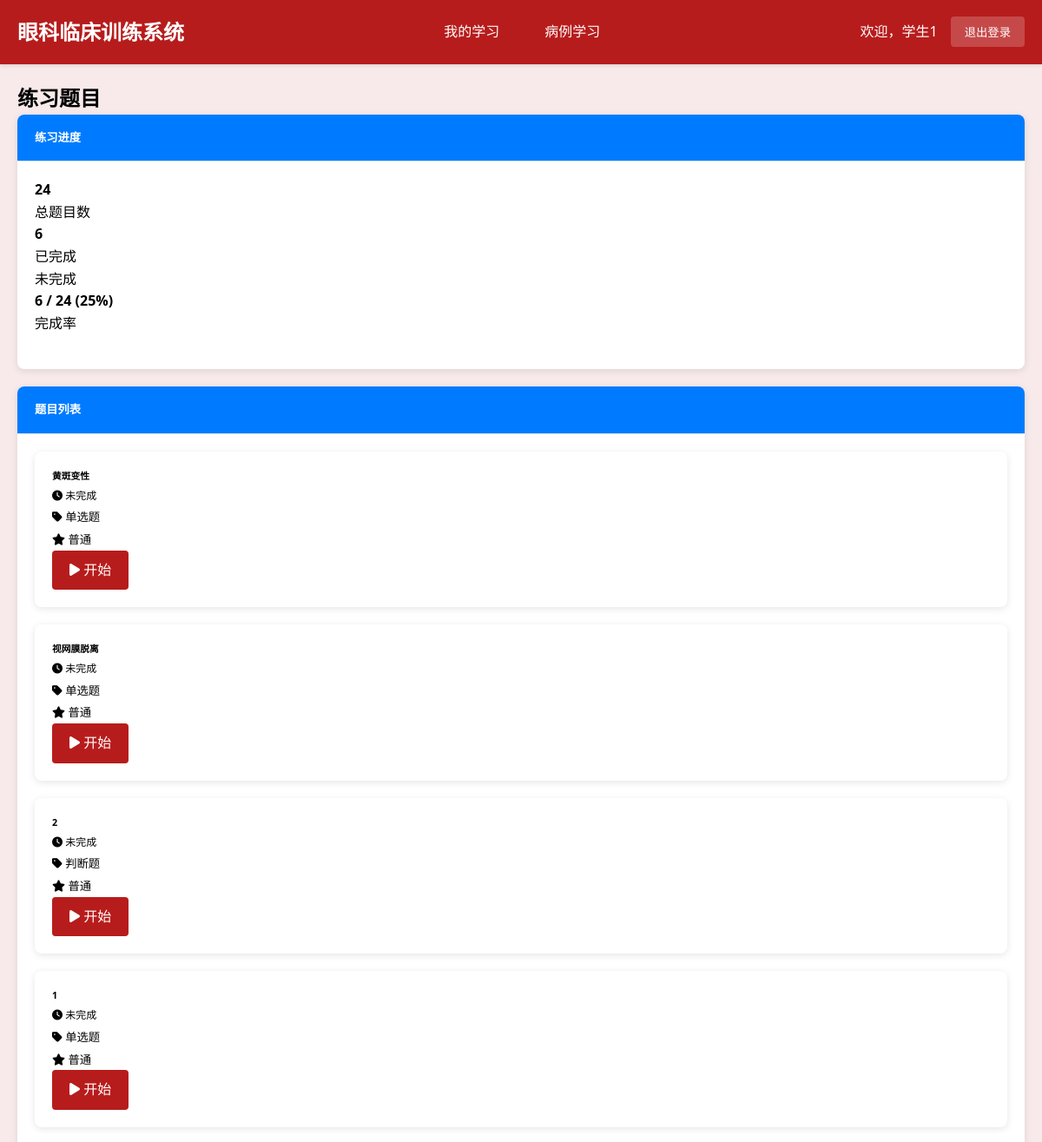
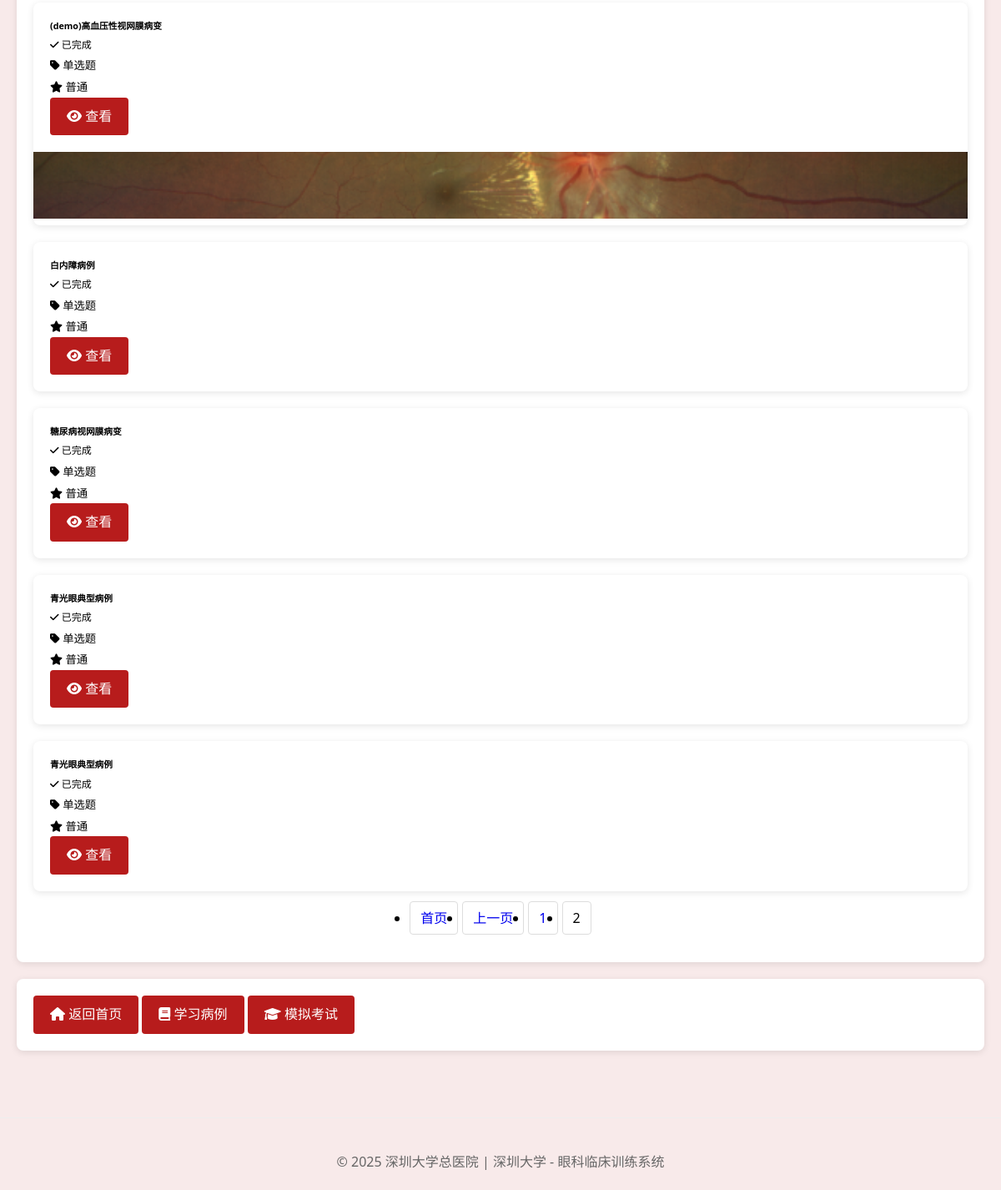
Page /student/exercises/?page=2 (signed in) on the committed database (2 pictures, top to bottom).
### cases/models.py (models this page shows, shortened)
class Exercise(models.Model):
    QUESTION_TYPES = [
        ('single', '单选题'),
        ('multiple', '多选题'),
        ('judge', '判断题'),
    ]
    case = models.ForeignKey(Case, on_delete=models.CASCADE, related_name='exercises',
                            verbose_name='关联病例', help_text='此题目关联的病例')  # foreignkey 对应 关联另一个模型
    question = models.TextField('题干', help_text='题目的问题内容')
    question_type = models.CharField('题目类型', max_length=20, choices=QUESTION_TYPES,
                                    default='single')
    options = models.TextField('选项', help_text='题目选项，JSON格式存储，如：["A选项", "B选项", "C选项", "D选项"]')
    correct_answer = models.CharField('正确答案', max_length=50,
                             help_text='正确答案，单选填A/B/C/D，多选填AB/AC等，判断题填T/F')
    explanation = models.TextField('答案解析', blank=True, help_text='题目答案的详细解析')
    difficulty = models.IntegerField('难度等级', default=1,
                                   validators=[MinValueValidator(1), MaxValueValidator(5)],
                                   help_text='1-5级，1最简单，5最难') # integerfield 对应 int类型
    created_at = models.DateTimeField('创建时间', auto_now_add=True)
    is_active = models.BooleanField('是否启用', default=True)
    class Meta:
        verbose_name = '练习题目'
        verbose_name_plural = '练习题目'
        ordering = ['case', 'created_at']

class Case(models.Model):
    title = models.CharField('病例名称', max_length=200, help_text='病例的标题或名称')    # charfield 对应 string的短文本
    description = models.TextField('病例描述', help_text='详细的病例描述和背景信息')    # textfield 对应 string的长文本
    symptoms = models.TextField('症状表现', help_text='患者的主要症状和表现')
    diagnosis = models.TextField('诊断结果', help_text='各项检查的详细结果', default='待补充')
    image = models.ImageField('病例图像', upload_to='case_images/', blank=True, null=True,
                             help_text='相关的检查图片或眼底照片')    # imagefield 对应 图片类型
    difficulty = models.CharField('难度等级', max_length=10,
                                 choices=[('easy', '简单'), ('medium', '中等'), ('hard', '困难')],
                                 default='medium', help_text='病例难度等级')
    case_type = models.CharField('病例类型', max_length=20,
                                choices=[('clinical', '临床病例'), ('surgery', '手术病例'), ('emergency', '急诊病例')],
                                default='clinical', help_text='病例类型分类')
    created_at = models.DateTimeField('创建时间', auto_now_add=True)    # datetimefield 对应 日期时间类型
    updated_at = models.DateTimeField('更新时间', auto_now=True)
    is_active = models.BooleanField('是否启用', default=True, help_text='是否在教学中使用此病例') # boolean 对应 bool类型
    class Meta:
        verbose_name = '眼科病例'
        verbose_name_plural = '眼科病例'
        ordering = ['-created_at']

### cases/views.py (the view)
# urls.py: path('student/exercises/', views.student_exercise_list, name='student_exercise_list'),
@login_required
@user_passes_test(is_student, login_url='login')
def student_exercise_list(request):
    exercises = Exercise.objects.filter(is_active=True).select_related('case').order_by('-created_at')
    user_answers = UserAnswer.objects.filter(user=request.user).values_list('exercise_id', flat=True)
    completed_exercises = set(user_answers)
    progress, _ = UserProgress.objects.get_or_create(user=request.user)
    paginator = Paginator(exercises, 15)
    page_number = request.GET.get('page')
    page_obj = paginator.get_page(page_number)
    context = {
        'page_obj': page_obj,
        'completed_exercises': completed_exercises,
        'total_exercises': exercises.count(),
        'completed_count': len(completed_exercises),
        'progress': progress,
    }
    return render(request, 'student/exercise_list.html', context)

### cases/views.py (called while the page is built)
def is_student(user):
    return user.groups.filter(name='Students').exists()

### cases/templates/student/exercise_list.html (shortened to what this page needs)
{% extends 'base.html' %}
{% block content %}
<div class="container-fluid">
    <div class="row">
        <div class="col-12">
            <h2>练习题目</h2>
            <div class="card mt-3">
                <div class="card-header">
                    <h5 class="mb-0">练习进度</h5>
                </div>
                <div class="card-body">
                    <div class="row">
                        <div class="col-md-3 text-center">
                            <h4 class="text-primary">{{ total_exercises }}</h4>
                            <p class="mb-0">总题目数</p>
                        </div>
                        <div class="col-md-3 text-center">
                            <h4 class="text-success">{{ completed_count }}</h4>
                            <p class="mb-0">已完成</p>
                        </div>
                        <div class="col-md-3 text-center">
                            <p class="mb-0">未完成</p>
                        </div>
                        <div class="col-md-3 text-center">
                            <h4 class="text-info">
                                {% if total_exercises > 0 %}
                                    {{ completed_count|floatformat:0 }}
                                    /
                                    {{ total_exercises }}
                                    ({% widthratio completed_count total_exercises 100 %}%)
                                {% else %}
                                    0%
                                {% endif %}
                            </h4>
                            <p class="mb-0">完成率</p>
                        </div>
                    </div>
                    <div class="progress mt-3">
                    </div>
                </div>
            </div>
            <div class="card mt-4">
                <div class="card-header">
                    <h5 class="mb-0">题目列表</h5>
                </div>
                <div class="card-body">
                    {% if page_obj %}
                        <div class="row">
                            {% for exercise in page_obj %}
                            <div class="col-md-6 col-lg-4 mb-3">
                                <div class="card h-100 {% if exercise.id in completed_exercises %}border-success{% endif %}">
                                    <div class="card-body">
                                        <div class="d-flex justify-content-between align-items-start mb-2">
                                            <h6 class="card-title text-primary">{{ exercise.case.title }}</h6>
                                            {% if exercise.id in completed_exercises %}
                                                <span class="badge badge-success">
                                                    <i class="fas fa-check"></i> 已完成
                                                </span>
                                            {% else %}
                                                <span class="badge badge-secondary">
                                                    <i class="fas fa-clock"></i> 未完成
                                                </span>
                                            {% endif %}
                                        </div>
                                        <div class="d-flex justify-content-between align-items-center">
                                            <div>
                                                <small class="text-muted">
                                                    <i class="fas fa-tag"></i>
                                                    {% if exercise.question_type == 'single' %}单选题
                                                    {% elif exercise.question_type == 'multiple' %}多选题
                                                    {% elif exercise.question_type == 'true_false' %}判断题
                                                    {% else %}{{ exercise.get_question_type_display }}
                                                    {% endif %}
                                                </small>
                                                {% if exercise.difficulty %}
                                                <br>
                                                <small class="text-muted">
                                                    <i class="fas fa-star"></i>
                                                    {{ exercise.get_difficulty_display|default:"普通" }}
                                                </small>
                                                {% endif %}
                                            </div>
                                            <a href="{% url 'student_exercise' exercise.id %}"
                                               class="btn btn-sm {% if exercise.id in completed_exercises %}btn-outline-primary{% else %}btn-primary{% endif %}">
                                                {% if exercise.id in completed_exercises %}
                                                    <i class="fas fa-eye"></i> 查看
                                                {% else %}
                                                    <i class="fas fa-play"></i> 开始
                                                {% endif %}
                                            </a>
                                        </div>
                                    </div>
                                    {% if exercise.case.image %}
                                    <div class="card-footer p-2">
                                        <img src="{{ exercise.case.image.url }}"
                                             class="img-fluid rounded"
                                             alt="{{ exercise.case.title }}"
                                             style="max-height: 80px; width: 100%; object-fit: cover;">
                                    </div>
                                    {% endif %}
                                </div>
                            </div>
                            {% endfor %}
                        </div>
                        {% if page_obj.has_other_pages %}
                        <nav aria-label="Page navigation" class="mt-4">
                            <ul class="pagination justify-content-center">
                                {% if page_obj.has_previous %}
                                <li class="page-item">
                                    <a class="page-link" href="?page=1">首页</a>
                                </li>
                                <li class="page-item">
                                    <a class="page-link" href="?page={{ page_obj.previous_page_number }}">上一页</a>
                                </li>
                                {% endif %}
                                {% for num in page_obj.paginator.page_range %}
                                {% if page_obj.number == num %}
                                <li class="page-item active">
                                    <span class="page-link">{{ num }}</span>
                                </li>
                                {% elif num > page_obj.number|add:'-3' and num < page_obj.number|add:'3' %}
                                <li class="page-item">
                                    <a class="page-link" href="?page={{ num }}">{{ num }}</a>
                                </li>
                                {% endif %}
                                {% endfor %}
                            </ul>
                        </nav>
                        {% endif %}
                    {% else %}
                        <div class="text-center py-5">
                            <i class="fas fa-clipboard-list fa-3x text-muted mb-3"></i>
                            <h5 class="text-muted">暂无练习题目</h5>
                            <p class="text-muted">请联系老师添加练习内容</p>
                        </div>
                    {% endif %}
                </div>
            </div>
            <div class="card mt-4">
                <div class="card-body">
                    <div class="text-center">
                        <a href="{% url 'student_dashboard' %}" class="btn btn-outline-primary mr-3">
                            <i class="fas fa-home"></i> 返回首页
                        </a>
                        <a href="{% url 'student_case_list' %}" class="btn btn-outline-info mr-3">
                            <i class="fas fa-book"></i> 学习病例
                        </a>
                        <a href="{% url 'student_mock_exam_list' %}" class="btn btn-outline-success">
                            <i class="fas fa-graduation-cap"></i> 模拟考试
                        </a>
                    </div>
                </div>
            </div>
        </div>
    </div>
</div>
{% endblock %}

### cases/templates/base.html (shortened to what this page needs)
{% load static %}
<!DOCTYPE html>
<html lang="zh-cn">
<head>
    <link rel="stylesheet" href="https://cdnjs.cloudflare.com/ajax/libs/font-awesome/6.0.0/css/all.min.css">
</head>
<body>
    <header class="header">
        <div class="nav-container">
            <div class="logo">眼科临床训练系统</div>
            {% if user.is_authenticated %}
            <nav class="nav-links">
                {% if user.groups.all.0.name == 'Teachers' or user.is_superuser %}
                    <a href="{% url 'teacher_dashboard' %}">仪表板</a>
                    <a href="{% url 'teacher_case_list' %}">病例管理</a>
                    <a href="{% url 'teacher_student_progress_list' %}">学生进度</a>
                    <a href="/admin/">系统管理</a>
                {% else %}
                    <a href="{% url 'student_dashboard' %}">我的学习</a>
                    <a href="{% url 'student_case_list' %}">病例学习</a>
                {% endif %}
            </nav>
            <div class="user-info">
                <span>欢迎，{{ user.get_full_name|default:user.username }}</span>
                <form method="post" action="{% url 'logout' %}" style="display: inline;">
                    <button type="submit" class="logout-btn">退出登录</button>
                </form>
            </div>
            {% endif %}
        </div>
    </header>
    <main class="container">
        {% block content %}{% endblock %}
    </main>
    <footer class="footer">
        <p>&copy; 2025 深圳大学总医院 | 深圳大学 - 眼科临床训练系统</p>
    </footer>
</body>
</html>

### cases/templates/base.html (style rules this page uses)
* { margin: 0; padding: 0; box-sizing: border-box; }
body { font-family: 'Segoe UI', Tahoma, Geneva, Verdana, sans-serif; background: #f8eaea; line-height: 1.6; }
.header { background: #b71c1c; color: white; padding: 1rem 0; box-shadow: 0 2px 4px rgba(0,0,0,0.1); }
.nav-container { max-width: 1200px; margin: 0 auto; padding: 0 20px; display: flex; justify-content: space-between; align-items: center; }
.logo { font-size: 1.5rem; font-weight: bold; }
.nav-links { display: flex; gap: 20px; }
.nav-links a { color: white; text-decoration: none; padding: 8px 16px; border-radius: 4px; transition: background 0.3s; }
.user-info { display: flex; align-items: center; gap: 15px; }
.logout-btn { background: rgba(255,255,255,0.2); color: white; border: none; padding: 8px 16px; border-radius: 4px; cursor: pointer; text-decoration: none; }
.container { max-width: 1200px; margin: 0 auto; padding: 20px; }
.btn { display: inline-block; padding: 10px 20px; background: #b71c1c; color: white; text-decoration: none; border-radius: 4px; border: none; cursor: pointer; transition: background 0.3s; }
.card { background: white; border-radius: 8px; box-shadow: 0 2px 8px rgba(0,0,0,0.1); margin-bottom: 20px; }
.card-header { padding: 16px 20px; border-bottom: 1px solid #eee; font-weight: bold; background: #f8f9fa; border-radius: 8px 8px 0 0; }
.card-body { padding: 20px; }
.pagination { display: flex; justify-content: center; gap: 5px; margin: 20px 0; }
.pagination a, .pagination span { padding: 8px 12px; text-decoration: none; border: 1px solid #ddd; border-radius: 4px; }
.footer { text-align: center; color: #666; padding: 40px 0 20px 0; margin-top: 40px; border-top: 1px solid #eee; }

### cases/templates/student/exercise_list.html (style rules this page uses)
.card-header { background-color: #007bff; color: white; }
.card-header h5 { color: white; }
.progress { height: 20px; }
.card.border-success { border-width: 2px !important; }
.card-body { position: relative; }
.badge { font-size: 0.75em; }

### rows in the picture
Exercise: case "黄斑变性", shows "未完成", question_type "单选题", difficulty "普通", shows "开始"
Exercise: case "视网膜脱离", shows "未完成", question_type "单选题", difficulty "普通", shows "开始"
Exercise: case "2", shows "未完成", question_type "判断题", difficulty "普通", shows "开始"
Exercise: case "1", shows "未完成", question_type "单选题", difficulty "普通", shows "开始"
Exercise: case "(demo)高血压性视网膜病变", shows "已完成", question_type "单选题", difficulty "普通", shows "查看", case.image (picture)
Exercise: case "白内障病例", shows "已完成", question_type "单选题", difficulty "普通", shows "查看"
Exercise: case "糖尿病视网膜病变", shows "已完成", question_type "单选题", difficulty "普通", shows "查看"
Exercise: case "青光眼典型病例", shows "已完成", question_type "单选题", difficulty "普通", shows "查看"
Exercise: case "青光眼典型病例", shows "已完成", question_type "单选题", difficulty "普通", shows "查看"

### other values in the picture
{{ user.get_full_name|default:user.username }} "学生1"
{{ total_exercises }} "24"
{{ completed_count }} "6"
{{ completed_count|floatformat:0 }} "6"
{{ num }} "1"
{{ num }} "2"
